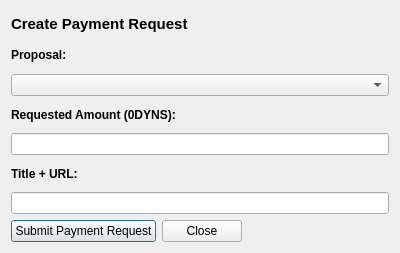
<?xml version="1.0" encoding="UTF-8"?>
<ui version="4.0">
 <class>CommunityFundCreatePaymentRequestDialog</class>
 <widget class="QDialog" name="CommunityFundCreatePaymentRequestDialog">
  <property name="geometry">
   <rect>
    <x>0</x>
    <y>0</y>
    <width>400</width>
    <height>253</height>
   </rect>
  </property>
  <property name="windowTitle">
   <string>Create Payment Request</string>
  </property>
  <layout class="QVBoxLayout" name="verticalLayout_2">
   <item>
    <layout class="QVBoxLayout" name="verticalLayoutCreatePaymentRequest">
     <item>
      <widget class="QLabel" name="labelCreatePaymentRequestTitle">
       <property name="sizePolicy">
        <sizepolicy hsizetype="Preferred" vsizetype="Minimum">
         <horstretch>0</horstretch>
         <verstretch>0</verstretch>
        </sizepolicy>
       </property>
       <property name="font">
        <font>
         <pointsize>11</pointsize>
         <weight>75</weight>
         <bold>true</bold>
        </font>
       </property>
       <property name="text">
        <string>Create Payment Request</string>
       </property>
      </widget>
     </item>
     <item>
      <widget class="QLabel" name="labelProposalHashTitle">
       <property name="sizePolicy">
        <sizepolicy hsizetype="Preferred" vsizetype="Minimum">
         <horstretch>0</horstretch>
         <verstretch>0</verstretch>
        </sizepolicy>
       </property>
       <property name="font">
        <font>
         <weight>75</weight>
         <bold>true</bold>
        </font>
       </property>
       <property name="text">
        <string>Proposal:</string>
       </property>
      </widget>
     </item>
     <item>
      <widget class="QComboBox" name="comboBoxProposalHash"/>
     </item>
     <item>
      <widget class="QLabel" name="labelRequestedAmountTitle">
       <property name="font">
        <font>
         <weight>75</weight>
         <bold>true</bold>
        </font>
       </property>
       <property name="text">
        <string>Requested Amount (0DYNS):</string>
       </property>
      </widget>
     </item>
     <item>
      <widget class="OdynStockAmountField" name="lineEditRequestedAmount"/>
     </item>
     <item>
      <widget class="QLabel" name="labelDescriptionTitle">
       <property name="font">
        <font>
         <weight>75</weight>
         <bold>true</bold>
        </font>
       </property>
       <property name="text">
        <string>Title + URL:</string>
       </property>
      </widget>
     </item>
     <item>
      <widget class="QLineEdit" name="plainTextEditDescription"/>
     </item>
     <item>
      <layout class="QHBoxLayout" name="horizontalLayoutSubmitPaymentRequest">
       <property name="topMargin">
        <number>0</number>
       </property>
       <item>
        <widget class="QPushButton" name="pushButtonSubmitPaymentRequest">
         <property name="text">
          <string>Submit Payment Request</string>
         </property>
        </widget>
       </item>
       <item>
        <widget class="QPushButton" name="pushButtonClose">
         <property name="text">
          <string>Close</string>
         </property>
        </widget>
       </item>
       <item>
        <spacer name="horizontalSpacerButton">
         <property name="orientation">
          <enum>Qt::Horizontal</enum>
         </property>
         <property name="sizeHint" stdset="0">
          <size>
           <width>40</width>
           <height>20</height>
          </size>
         </property>
        </spacer>
       </item>
      </layout>
     </item>
    </layout>
   </item>
  </layout>
 </widget>
 <customwidgets>
  <customwidget>
   <class>OdynStockAmountField</class>
   <extends>QLineEdit</extends>
   <header>odynstockamountfield.h</header>
   <container>1</container>
  </customwidget>
 </customwidgets>
 <resources/>
 <connections/>
</ui>
